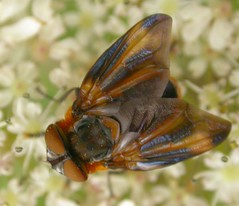
#> input picture DataAugmentation/test.jpg, 239 x 206 px
$ python single_picture02.py
#> lines starting #> are read from the running program, lines starting #| are printed output that depends on the picture
import cv2
import imutils
import numpy as np
import matplotlib.pyplot as plt
import os
from PIL import Image
from PIL import ImageEnhance

# 单个图片数据增强

img = cv2.imread("test.jpg")
#> img is the input picture: shape (206, 239, 3); mean B, G, R 96.4, 139.3, 153.1
cv2.imshow('src', img)

# 1、旋转：可能局部丢失，缺失部分用黑色填充
rot1 = imutils.rotate(img, angle=45)
rot2 = imutils.rotate(img, angle=90)
rot3 = imutils.rotate(img, angle=180)

cv2.imshow("Rotated1", rot1)
cv2.imshow("Rotated2", rot2)
cv2.imshow("Rotated3", rot3)

cv2.imwrite("test1.jpg", rot1)
cv2.imwrite("test2.jpg", rot2)
cv2.imwrite("test3.jpg", rot3)

# 2、翻转
imgFlip1 = cv2.flip(img, 0)  # 垂直翻转
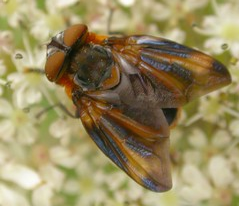
#> imgFlip1: shape (206, 239, 3); mean B, G, R 96.4, 139.3, 153.1
imgFlip2 = cv2.flip(img, 1)  # 水平翻转
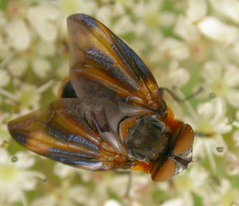
#> imgFlip2: shape (206, 239, 3); mean B, G, R 96.4, 139.3, 153.1

cv2.imshow("imgFlip1", imgFlip1)
cv2.imshow("imgFlip2", imgFlip2)

cv2.imwrite("test4.jpg", rot1)
cv2.imwrite("test5.jpg", rot2)

# 3、平移
# 图像向上、右平移
M1 = np.float32([[1, 0, 0], [0, 1, -20]])
move1 = cv2.warpAffine(img, M1, (img.shape[1], img.shape[0]))
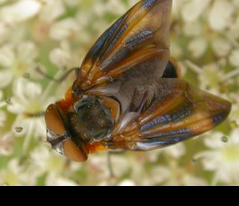
#> move1: shape (206, 239, 3); mean B, G, R 83.1, 121.7, 134.9

M2 = np.float32([[1, 0, 20], [0, 1, 0]])
move2 = cv2.warpAffine(img, M2, (img.shape[1], img.shape[0]))
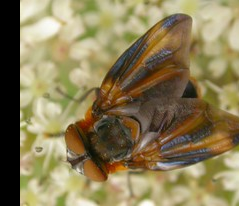
#> move2: shape (206, 239, 3); mean B, G, R 86.9, 125.7, 138.8

cv2.imshow("move1", move1)
cv2.imshow("move2", move2)

cv2.imwrite("test6.jpg", move1)
cv2.imwrite("test7.jpg", move2)


def Enhance_Brightness(image):
    # 变亮，增强因子为0.0将产生黑色图像,为1.0将保持原始图像。
    # 亮度增强
    enh_bri = ImageEnhance.Brightness(image)
    brightness = np.random.uniform(0.6, 1.6)
    image_brightened = enh_bri.enhance(brightness)
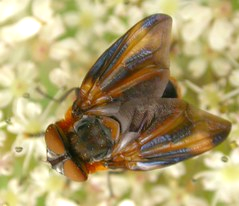
#> image_brightened: PIL image 239x206 RGB; mean R, G, B 174.9, 159.2, 110.1
    return image_brightened


def Enhance_Color(image):
    # 色度,增强因子为1.0是原始图像
    # 色度增强
    enh_col = ImageEnhance.Color(image)
    color = np.random.uniform(0.4, 2.6)
    image_colored = enh_col.enhance(color)
    return image_colored


def Enhance_contrasted(image):
    # 对比度，增强因子为1.0是原始图片
    # 对比度增强
    enh_con = ImageEnhance.Contrast(image)
    contrast = np.random.uniform(0.6, 1.6)
    image_contrasted = enh_con.enhance(contrast)
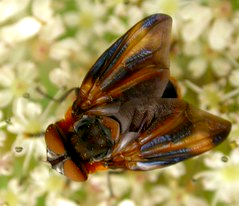
#> image_contrasted: PIL image 239x206 RGB; mean R, G, B 156.8, 138.8, 85.1
    return image_contrasted


def Add_pepper_salt(image):
    # 增加椒盐噪声
    img = np.array(image)
    rows, cols, _ = img.shape
#> rows = 206; cols = 239
    random_int = np.random.randint(500, 1000)
    for _ in range(random_int):
        x = np.random.randint(0, rows)
        y = np.random.randint(0, cols)
        if np.random.randint(0, 2):
            img[x, y, :] = 255
        else:
            img[x, y, :] = 0
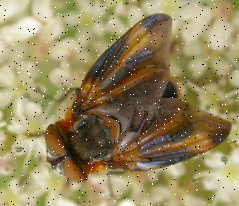
#> img: shape (206, 239, 3); mean R, G, B 152.7, 139.1, 96.9
    img = Image.fromarray(img)
    return img


img = Image.open("test.jpg")
img_Brightness = Enhance_Brightness(img)
img_contrasted = Enhance_contrasted(img)
img_pepper_salt = Add_pepper_salt(img)

img_Brightness.show("img_Brightness")
img_contrasted.show("img_contrasted")
img_pepper_salt.show("img_pepper_salt")

img_Brightness.save("test8.jpg")
img_contrasted.save("test9.jpg")
img_pepper_salt.save("test10.jpg")

cv2.waitKey()
cv2.destroyAllWindows()
